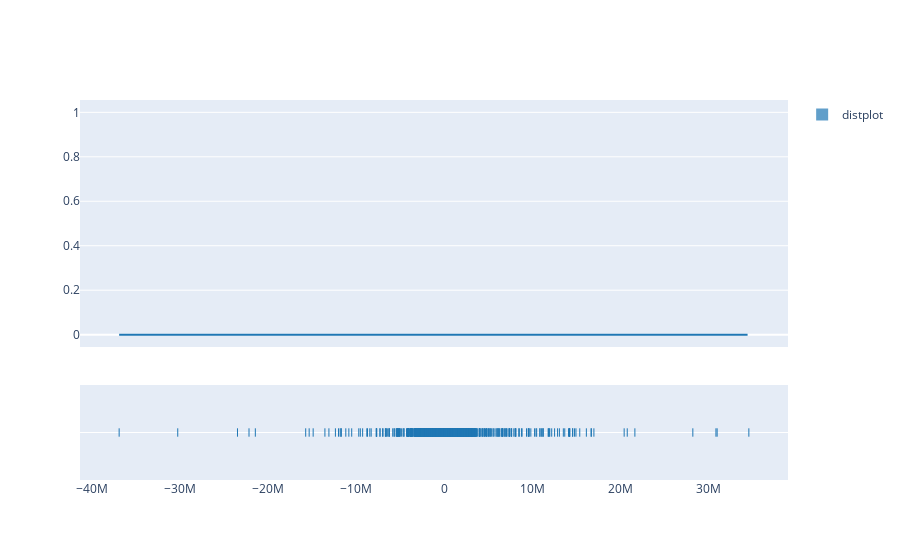

The code cell stored with this chart in its notebook:
### Code cell
chart.show()

### Figure 1 — Plotly figure (JSON) as saved in the notebook; plotly's stock layout.template omitted (floating-point values rounded to 4 significant figures; data arrays with more than 128 entries replaced by an {"elided": "..."} marker saying what was removed)
{"data": [{"histnorm": "probability density", "legendgroup": "distplot", "marker": {"color": "rgb(31, 119, 180)"}, "name": "distplot", "opacity": 0.7, "type": "histogram", "x": {"elided": "2070 float values"}, "xaxis": "x", "xbins": {"end": 34620000.0, "size": 1, "start": -36920000.0}, "yaxis": "y"}, {"legendgroup": "distplot", "marker": {"color": "rgb(31, 119, 180)"}, "mode": "lines", "name": "distplot", "showlegend": false, "type": "scatter", "x": {"elided": "500 float values"}, "xaxis": "x", "y": {"elided": "500 float values"}, "yaxis": "y"}, {"legendgroup": "distplot", "marker": {"color": "rgb(31, 119, 180)", "symbol": "line-ns-open"}, "mode": "markers", "name": "distplot", "showlegend": false, "type": "scatter", "x": {"elided": "2070 float values"}, "xaxis": "x", "y": {"elided": "2070 str values"}, "yaxis": "y2"}], "layout": {"autosize": true, "barmode": "overlay", "hovermode": "closest", "legend": {"traceorder": "reversed"}, "xaxis": {"anchor": "y2", "autorange": true, "domain": [0, 1], "range": [-41560000.0, 39260000.0], "type": "linear", "zeroline": false}, "yaxis": {"anchor": "free", "autorange": true, "domain": [0.35, 1], "position": 0, "range": [-0.05556, 1.056], "type": "linear"}, "yaxis2": {"anchor": "x", "autorange": true, "domain": [0, 0.25], "dtick": 1, "range": [-1, 1], "showticklabels": false, "type": "category"}}}
